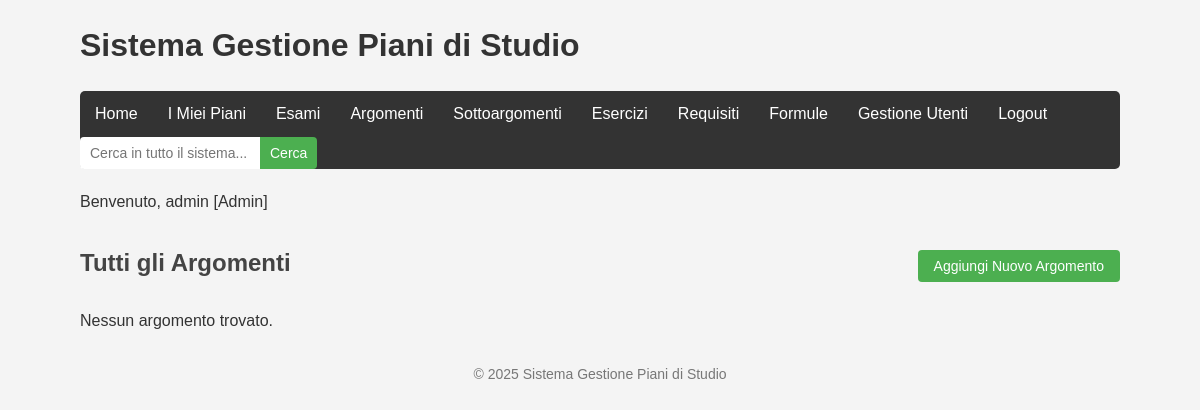
Page /pages/argomenti.php (signed in) on the earlier database version.
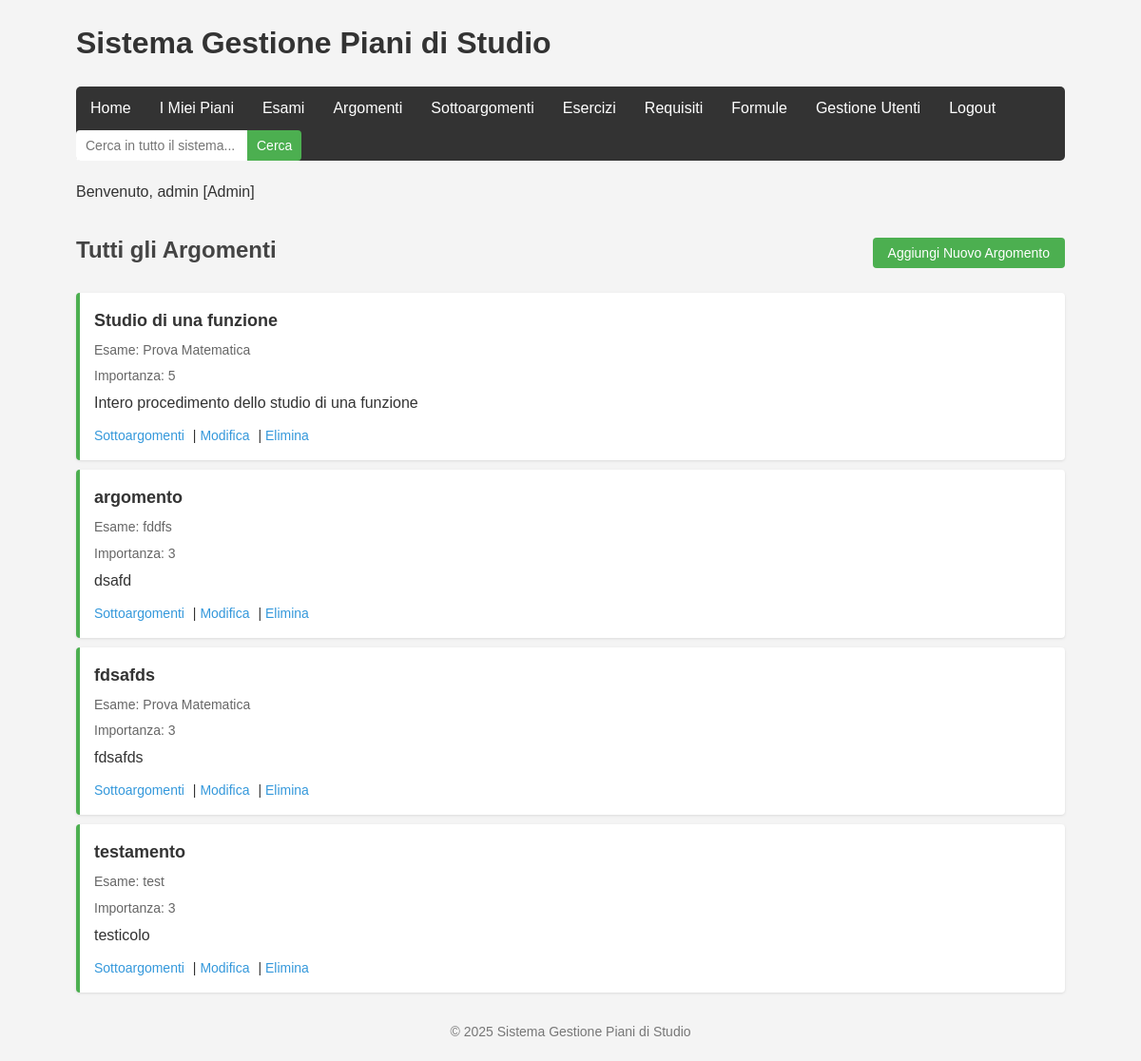
Same page on the later database version.
### tables this page shows
CREATE TABLE `argomenti` (
  `id` int(11) NOT NULL,
  `esame_id` int(11) NOT NULL,
  `titolo` varchar(100) NOT NULL,
  `descrizione` text DEFAULT NULL,
  `livello_importanza` int(11) DEFAULT 3
);

CREATE TABLE `esami` (
  `id` int(11) NOT NULL,
  `piano_id` int(11) NOT NULL,
  `nome` varchar(100) NOT NULL,
  `codice` varchar(20) DEFAULT NULL,
  `crediti` int(11) DEFAULT 6,
  `descrizione` text DEFAULT NULL,
  `anno` int(11) DEFAULT NULL,
  `semestre` int(11) DEFAULT NULL
);

### models/argomento.php (called while the page is built, shortened)
<?php
class Argomento {
    private $conn;
    private $table_name = "argomenti";
    public function __construct($db) {
        $this->conn = $db;
    }
    public function readAll() {
        $query = "SELECT a.*, e.nome as esame_nome
                  FROM " . $this->table_name . " a
                  LEFT JOIN esami e ON a.esame_id = e.id
                  ORDER BY a.livello_importanza DESC, a.titolo ASC";
        $stmt = $this->conn->prepare($query);
        $stmt->execute();
        return $stmt;
    }
}
?>

### pages/argomenti.php (the view, shortened to what this page needs)
<?php
include_once '../ui/includes/header.php';
include_once '../models/argomento.php';
include_once '../models/esame.php';
$database = new Database();
$db = $database->getConnection();
if (!$db) {
    $message = "Problema di connessione al database.";
    $message_class = "error";
} else {
    $argomento = new Argomento($db);
    $esame_id = isset($_GET['esame_id']) ? $_GET['esame_id'] : null;
    echo "<div class='header-with-button'>";
    if ($esame_id) {
        echo "<h2>Argomenti dell'Esame: " . $esame_info['nome'] . "</h2>";
    } else {
        echo "<h2>Tutti gli Argomenti</h2>";
    }
    echo "<button id='showCreateFormBtn' class='btn-primary'>Aggiungi Nuovo Argomento</button>";
    echo "</div>";
    if ($esame_id) {
        $stmt = $argomento->readByEsame($esame_id);
    } else {
        $stmt = $argomento->readAll();
    }
    $num = $stmt->rowCount();
    if ($num > 0) {
        echo "<ul class='item-list'>";
        while ($row = $stmt->fetch(PDO::FETCH_ASSOC)) {
            extract($row);
            $esame_info_display = isset($esame_nome) ? "<div class='item-meta'>Esame: $esame_nome</div>" : "";
            echo "<li class='importance-$livello_importanza'>
                    <div class='item-title'>$titolo</div>
                    $esame_info_display
                    <div class='item-meta'>Importanza: $livello_importanza</div>
                    <div class='item-description'>$descrizione</div>
                    <div class='item-actions'>
                        <a href='sottoargomenti.php?argomento_id=$id'>Sottoargomenti</a> |
                        <a href='?edit=$id" . ($esame_id ? "&esame_id=$esame_id" : "") . "'>Modifica</a> |
                        <a href='?delete=$id" . ($esame_id ? "&esame_id=$esame_id" : "") . "' onclick='return confirm(\"Sei sicuro di voler eliminare questo argomento?\");'>Elimina</a>
                    </div>
                </li>";
        }
        echo "</ul>";
    } else {
        echo "<p>Nessun argomento trovato." . ($esame_id ? " Aggiungi un argomento a questo esame." : "") . "</p>";
    }
}
include_once '../ui/includes/footer.php';
?>

Differences in the rows shown:
added argomenti: titolo "Studio di una funzione", esame.nome "Prova Matematica", livello_importanza "5", descrizione "Intero procedimento dello studio di una funzione"
added argomenti: titolo "argomento", esame.nome "fddfs", livello_importanza "3", descrizione "dsafd"
added argomenti: titolo "fdsafds", esame.nome "Prova Matematica", livello_importanza "3", descrizione "fdsafds"
added argomenti: titolo "testamento", esame.nome "test", livello_importanza "3", descrizione "testicolo"
Other differences:
text no longer shown: "Nessun argomento trovato."
